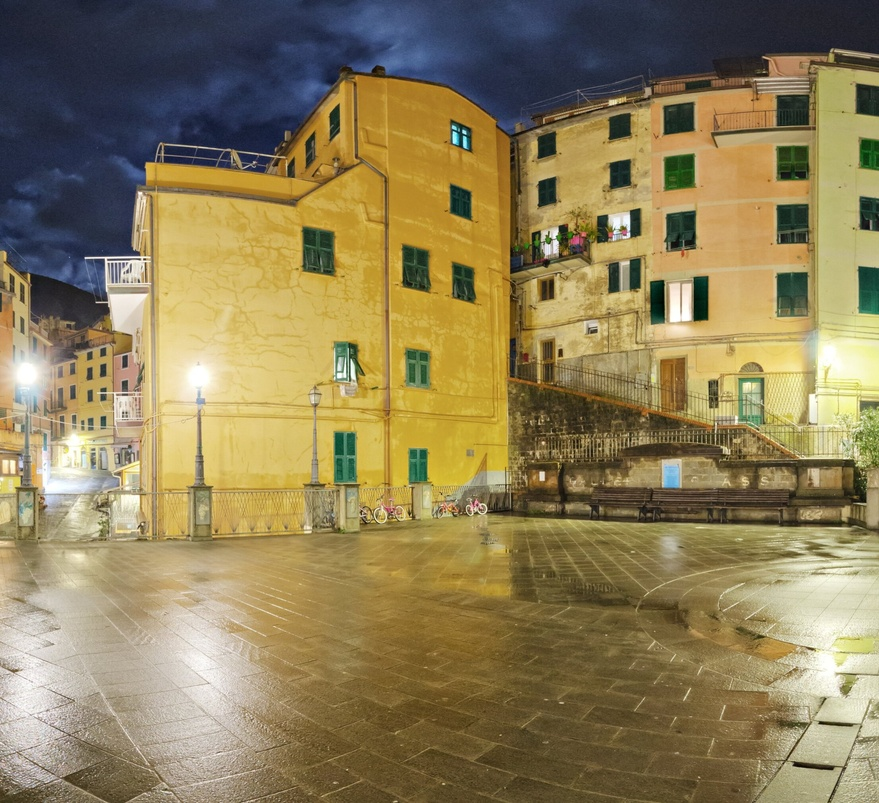
#> input picture img/4.jpg, 879 x 803 px, shrunk from 2211 x 2021 before the run
$ python key_points.py
#> lines starting #> are read from the running program, lines starting #| are printed output that depends on the picture
import cv2
import numpy as np

# Load images
img1 = cv2.imread("img/4.jpg", 0)  # queryImage
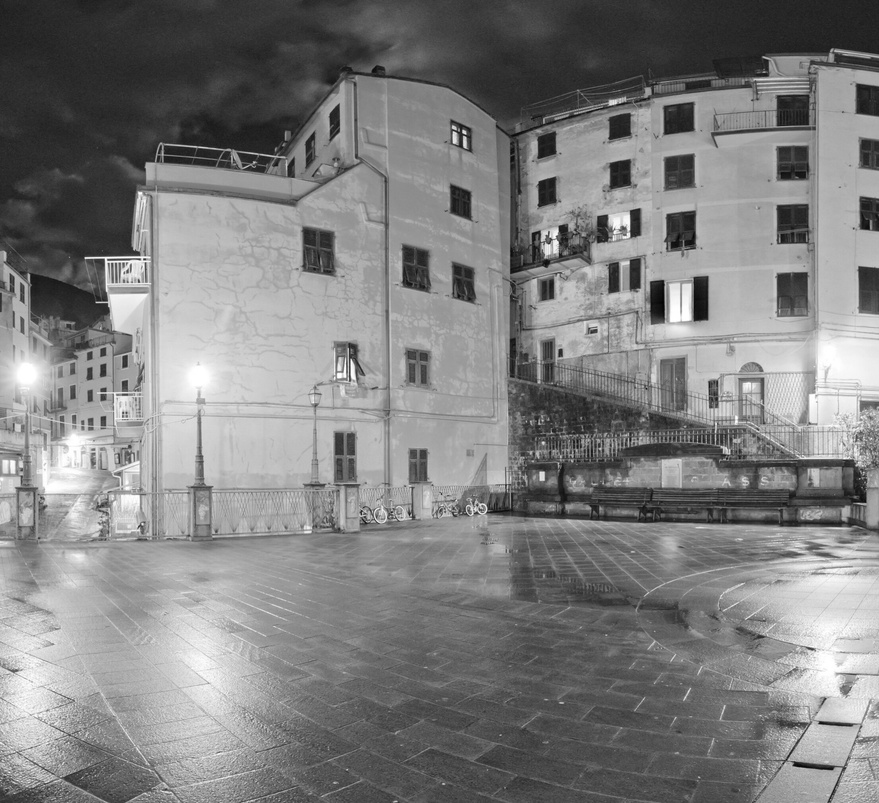
#> img1: shape (803, 879); min 2, max 255, mean 127.6
img2 = cv2.imread("img/3.jpg", 0)  # trainImage
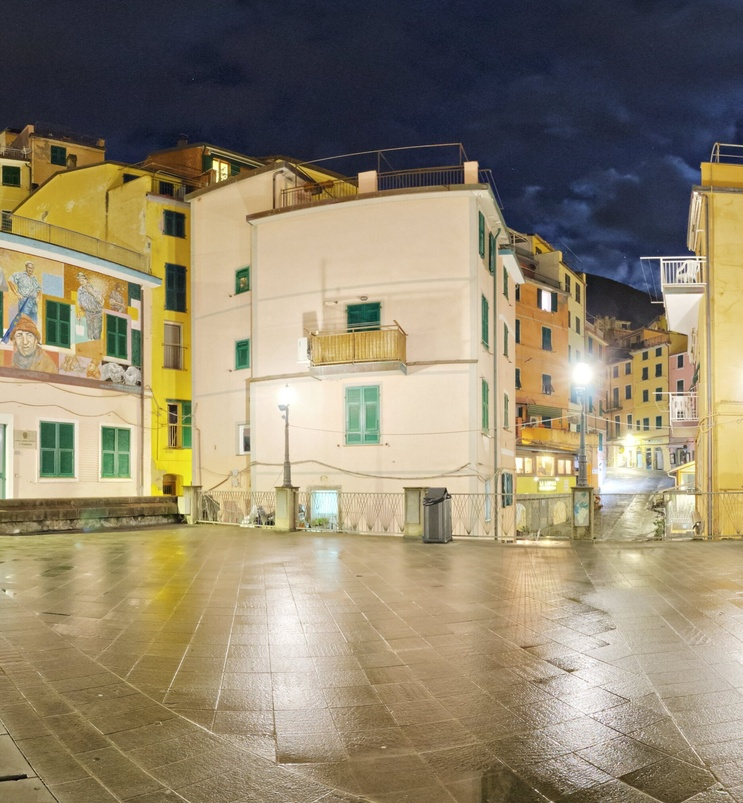
#> input picture img/3.jpg, 743 x 803 px, shrunk from 1871 x 2021 before the run
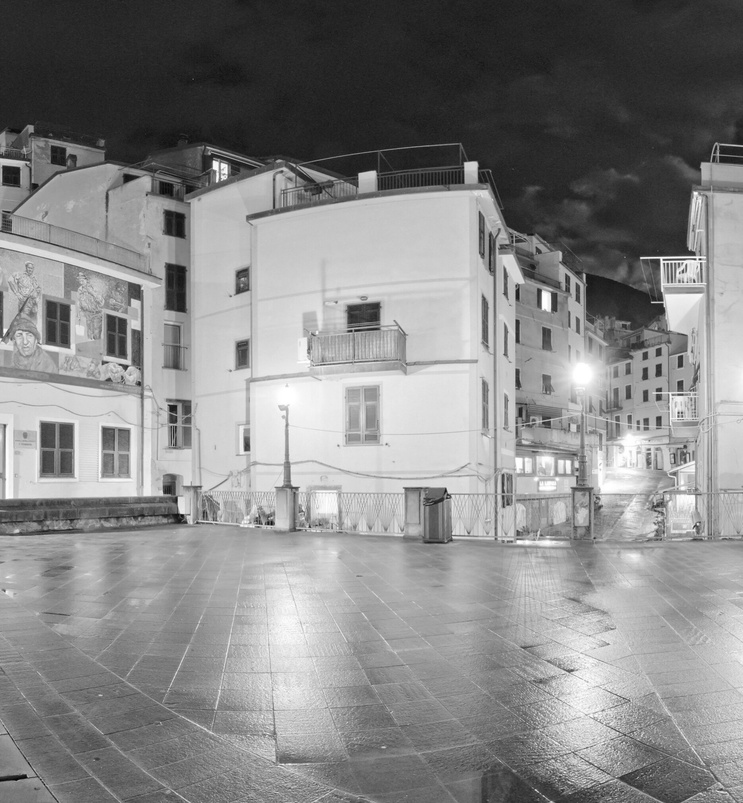
#> img2: shape (803, 743); min 6, max 255, mean 134.7

# Initiate SIFT detector
sift = cv2.SIFT_create()

# Find the keypoints and descriptors with SIFT
kp1, des1 = sift.detectAndCompute(img1, None)
#> kp1 = 3013 keypoints; strongest (x, y, size): (464, 132, 2.7), (700, 310, 13.5), (658, 306, 15.6), (821, 723, 2.8)
kp2, des2 = sift.detectAndCompute(img2, None)
#> kp2 = 2074 keypoints; strongest (x, y, size): (471, 168, 10.1), (215, 165, 5.2), (247, 447, 5.2), (364, 315, 22)

# FLANN parameters and matcher
FLANN_INDEX_KDTREE = 1
index_params = dict(algorithm=FLANN_INDEX_KDTREE, trees=5)
search_params = dict(checks=50)

flann = cv2.FlannBasedMatcher(index_params, search_params)
matches = flann.knnMatch(des1, des2, k=2)
#> matches = 3013 matches

# Ratio test as per Lowe's paper
good = []
for i, (m, n) in enumerate(matches):
    if m.distance < 0.7 * n.distance:
        good.append(m)
#> after the loop, good = 518 matches

MIN_MATCH_COUNT = 10

if len(good) > MIN_MATCH_COUNT:
    src_pts = np.float32([kp1[m.queryIdx].pt for m in good]).reshape(-1, 1, 2)
#> src_pts = 518 rows, first 8: [3.47, 665.9], [3.52, 282.8], [3.52, 282.8], [4.62, 253.1], [4.74, 265.4], [4.84, 470.6], [5.03, 265.9], [6.44, 279.2]
    dst_pts = np.float32([kp2[m.trainIdx].pt for m in good]).reshape(-1, 1, 2)
#> dst_pts = 518 rows, first 8: [559, 666], [559, 282.8], [559, 282.8], [560.2, 253.2], [560.6, 265.9], [560.5, 470.8], [560.6, 265.9], [561.9, 279.2]

    M, mask = cv2.findHomography(src_pts, dst_pts, cv2.RANSAC, 5.0)
#> M = [[0.998, -0.000146, 555.6], [-0.0006, 1, 0.0754], [-4.15e-07, -1.85e-07, 1]]; mask = 518 values, max 1 at index 0, min 0 at index 14, mean 0.963
    matchesMask = mask.ravel().tolist()
#> matchesMask has the same summary as mask

    draw_params = dict(
        matchColor=(0, 255, 0), singlePointColor=None, matchesMask=matchesMask, flags=2
    )
#> draw_params = 4 items

    img3 = cv2.drawMatches(img1, kp1, img2, kp2, good, None, **draw_params)
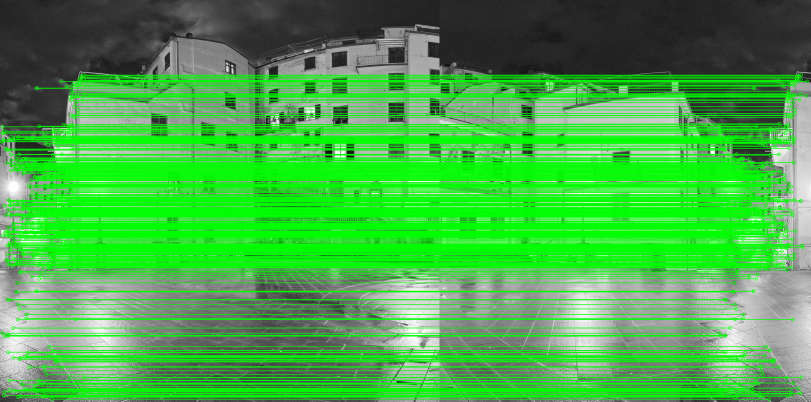
#> img3: shape (803, 1622, 3) (shown at 1/2 size); mean of channels 0, 1, 2 72, 171.9, 72; drawn as B, G, R
    cv2.imwrite("img/matches_filtered.jpg", img3)

else:
    print(f"Not enough matches are found - {len(good)}/{MIN_MATCH_COUNT}")
    matchesMask = None
